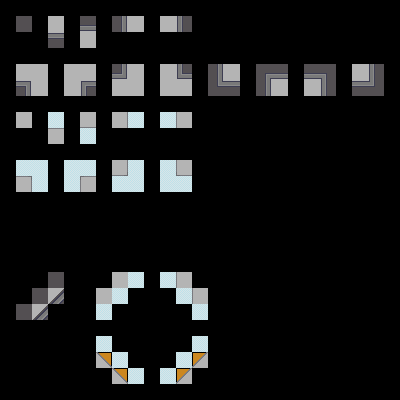

This is a level from a 2D game, rendered from its Tiled map with the project's own tilesets. A one-line summary and the complete map file follow:
An orthogonal 25x25 tile map with 16x16 px tiles, 2 tile layers (input_prototype, output_terrain), 2 tilesets.

<map version="1.10" tiledversion="1.11.2" orientation="orthogonal" renderorder="right-down" width="25" height="25" tilewidth="16" tileheight="16" infinite="0" nextlayerid="3" nextobjectid="1">
 <properties>
  <property name="DeleteTiles" type="bool" value="true" />
 </properties>
 <tileset firstgid="1" source="../Carpark_Tileset_Autotile.tsx" />
 <tileset firstgid="29" source="../Carpark_Tilset.tsx" />
 <layer id="1" name="input_prototype" width="25" height="25">
  <data encoding="csv">
0,0,0,0,0,0,0,0,0,0,0,0,0,0,0,0,0,0,0,0,0,0,0,0,0,
0,11,0,13,0,11,0,11,13,0,13,11,0,0,0,0,0,0,0,0,0,0,0,0,0,
0,0,0,11,0,13,0,0,0,0,0,0,0,0,0,0,0,0,0,0,0,0,0,0,0,
0,0,0,0,0,0,0,0,0,0,0,0,0,0,0,0,0,0,0,0,0,0,0,0,0,
0,13,13,0,13,13,0,11,13,0,13,11,0,11,13,0,11,11,0,11,11,0,13,11,0,
0,11,13,0,13,11,0,13,13,0,13,13,0,11,11,0,11,13,0,13,11,0,11,11,0,
0,0,0,0,0,0,0,0,0,0,0,0,0,0,0,0,0,0,0,0,0,0,0,0,0,
0,13,0,9,0,13,0,13,9,0,9,13,0,0,0,0,0,0,0,0,0,0,0,0,0,
0,0,0,13,0,9,0,0,0,0,0,0,0,0,0,0,0,0,0,0,0,0,0,0,0,
0,0,0,0,0,0,0,0,0,0,0,0,0,0,0,0,0,0,0,0,0,0,0,0,0,
0,9,9,0,9,9,0,13,9,0,9,13,0,0,0,0,0,0,0,0,0,0,0,0,0,
0,13,9,0,9,13,0,9,9,0,9,9,0,0,0,0,0,0,0,0,0,0,0,0,0,
0,0,0,0,0,0,0,0,0,0,0,0,0,0,0,0,0,0,0,0,0,0,0,0,0,
0,0,0,0,0,0,0,0,0,0,0,0,0,0,0,0,0,0,0,0,0,0,0,0,0,
0,0,0,0,0,0,0,0,0,0,0,0,0,0,0,0,0,0,0,0,0,0,0,0,0,
0,0,0,0,0,0,0,0,0,0,0,0,0,0,0,0,0,0,0,0,0,0,0,0,0,
0,0,0,0,0,0,0,0,0,0,0,0,0,0,0,0,0,0,0,0,0,0,0,0,0,
0,0,0,13,0,0,0,13,9,0,9,13,0,0,0,0,0,0,0,0,0,0,0,0,0,
0,0,13,11,0,0,13,9,0,0,0,9,13,0,0,0,0,0,0,0,0,0,0,0,0,
0,13,11,0,0,0,9,0,0,0,0,0,9,0,0,0,0,0,0,0,0,0,0,0,0,
0,0,0,0,0,0,0,0,0,0,0,0,0,0,0,0,0,0,0,0,0,0,0,0,0,
0,0,0,0,0,0,9,0,0,0,0,0,9,0,0,0,0,0,0,0,0,0,0,0,0,
0,0,0,0,0,0,13,9,0,0,0,9,13,0,0,0,0,0,0,0,0,0,0,0,0,
0,0,0,0,0,0,0,13,9,0,9,13,0,0,0,0,0,0,0,0,0,0,0,0,0,
0,0,0,0,0,0,0,0,0,0,0,0,0,0,0,0,0,0,0,0,0,0,0,0,0
</data>
 </layer>
 <layer id="2" name="output_terrain" width="25" height="25">
  <data encoding="csv">
0,0,0,0,0,0,0,0,0,0,0,0,0,0,0,0,0,0,0,0,0,0,0,0,0,
0,54,0,58,0,78,0,55,58,0,58,53,0,0,0,0,0,0,0,0,0,0,0,0,0,
0,0,0,30,0,58,0,0,0,0,0,0,0,0,0,0,0,0,0,0,0,0,0,0,0,
0,0,0,0,0,0,0,0,0,0,0,0,0,0,0,0,0,0,0,0,0,0,0,0,0,
0,58,58,0,58,58,0,79,58,0,58,77,0,55,58,0,261,78,0,78,262,0,58,53,0,
0,31,58,0,58,29,0,58,58,0,58,58,0,285,30,0,55,58,0,58,53,0,30,286,0,
0,0,0,0,0,0,0,0,0,0,0,0,0,0,0,0,0,0,0,0,0,0,0,0,0,
0,58,0,0,0,82,0,59,0,0,0,57,0,0,0,0,0,0,0,0,0,0,0,0,0,
0,0,0,34,0,0,0,0,0,0,0,0,0,0,0,0,0,0,0,0,0,0,0,0,0,
0,0,0,0,0,0,0,0,0,0,0,0,0,0,0,0,0,0,0,0,0,0,0,0,0,
0,0,0,0,0,0,0,83,0,0,0,81,0,0,0,0,0,0,0,0,0,0,0,0,0,
0,35,0,0,0,33,0,0,0,0,0,0,0,0,0,0,0,0,0,0,0,0,0,0,0,
0,0,0,0,0,0,0,0,0,0,0,0,0,0,0,0,0,0,0,0,0,0,0,0,0,
0,0,0,0,0,0,0,0,0,0,0,0,0,0,0,0,0,0,0,0,0,0,0,0,0,
0,0,0,0,0,0,0,0,0,0,0,0,0,0,0,0,0,0,0,0,0,0,0,0,0,
0,0,0,0,0,0,0,0,0,0,0,0,0,0,0,0,0,0,0,0,0,0,0,0,0,
0,0,0,0,0,0,0,0,0,0,0,0,0,0,0,0,0,0,0,0,0,0,0,0,0,
0,0,0,54,0,0,0,58,0,0,0,57,0,0,0,0,0,0,0,0,0,0,0,0,0,
0,0,54,40,0,0,58,0,0,0,0,0,57,0,0,0,0,0,0,0,0,0,0,0,0,
0,54,40,0,0,0,0,0,0,0,0,0,0,0,0,0,0,0,0,0,0,0,0,0,0,
0,0,0,0,0,0,0,0,0,0,0,0,0,0,0,0,0,0,0,0,0,0,0,0,0,
0,0,0,0,0,0,0,0,0,0,0,0,0,0,0,0,0,0,0,0,0,0,0,0,0,
0,0,0,0,0,0,38,0,0,0,0,0,37,0,0,0,0,0,0,0,0,0,0,0,0,
0,0,0,0,0,0,0,38,0,0,0,37,0,0,0,0,0,0,0,0,0,0,0,0,0,
0,0,0,0,0,0,0,0,0,0,0,0,0,0,0,0,0,0,0,0,0,0,0,0,0
</data>
 </layer>
</map>